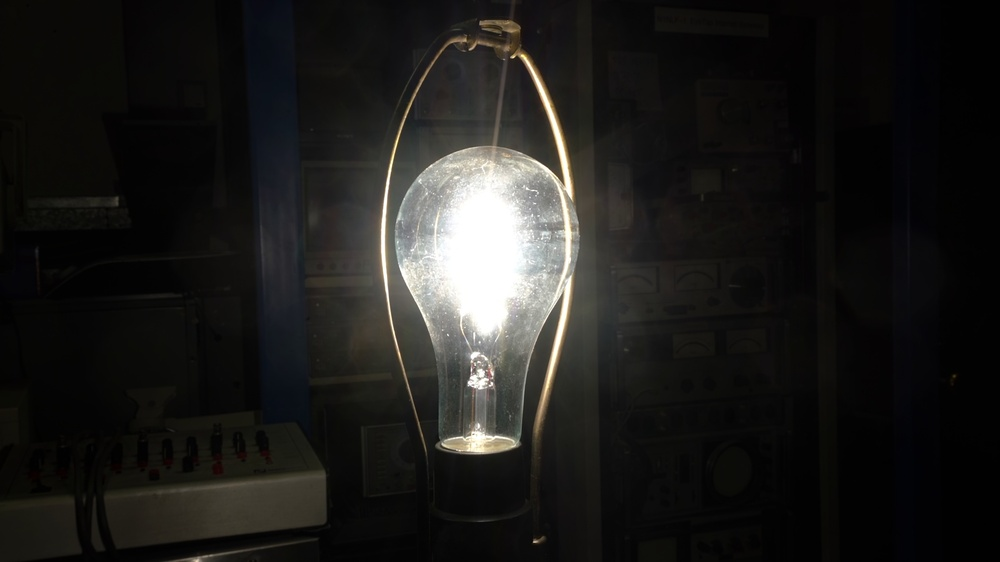
#> input picture Stills/v11.jpg, 1000 x 562 px, shrunk from 1920 x 1080 before the run
$ python ImageEstimation.py
#> lines starting #> are read from the running program, lines starting #| are printed output that depends on the picture
import cv2
import numpy as np

# image estimation of v12 from v11 from part 4 of the lab

def g_func(array):
    slope = [1.1860, 1.1873, 1.1873]
    shift = [2.8291, 3.1441, 3.0909]
    return np.add(np.multiply(array,slope),shift)

if __name__=="__main__":
    image1 = cv2.imread("Stills/v11.jpg")
#> image1 is the input picture: shape (562, 1000, 3); mean B, G, R 27.4, 29.3, 30

    image1 = np.apply_along_axis(g_func, 2, image1)

    print("done")
    cv2.imwrite("v12fromv11.jpg",image1)
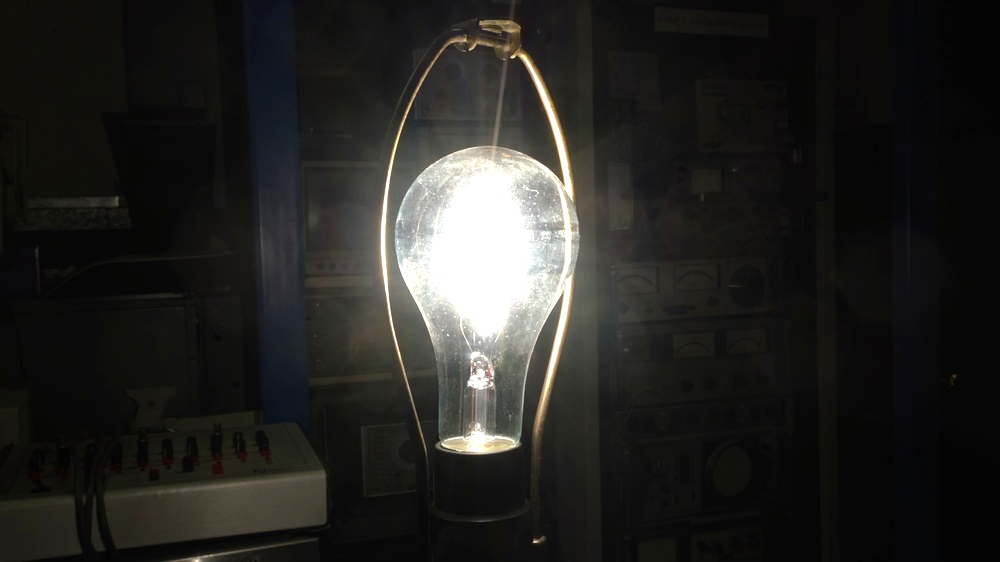
#> saved as v12fromv11.jpg: shape (562, 1000, 3); mean B, G, R 34.4, 36.9, 37.5
